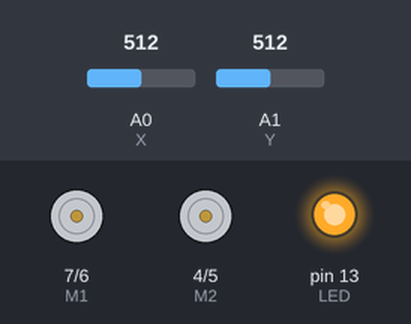
A sketch run on a simulated Arduino Uno, built with avr-gcc and run on an emulated ATmega328P. On the bench: direction and speed pins drawn as motors (green arrow = direction pin HIGH = forward, orange = LOW = backward, longer = more drive), output pins drawn as LEDs (lit = HIGH). The inputs (shaded band) are chosen by the test bench; at power-on: A0 (X) = 512, A1 (Y) = 512.

Above: at 1.2 s.
1.3 s: A0 (X) set to 575
2.8 s: A0 (X) set to 591
At 3.5 s:
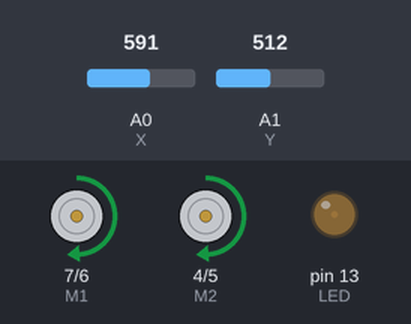
4.3 s: A0 (X) set to 511
At 5.1 s:
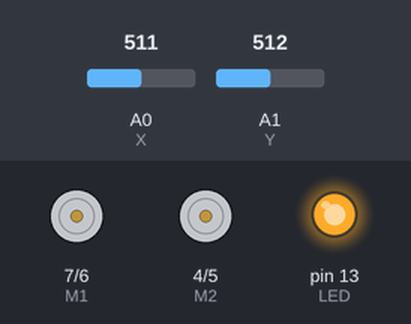
5.8 s: A0 (X) set to 421
7.3 s: A0 (X) set to 398
At 8.3 s:
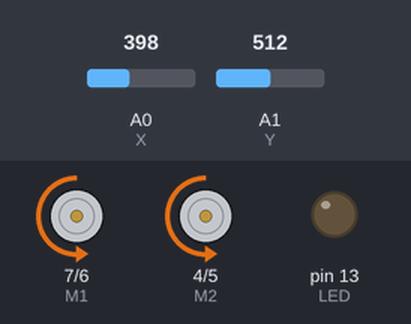
Timing chart, 0 to 9.8 s (numbered marks = the images above; inputs shaded):
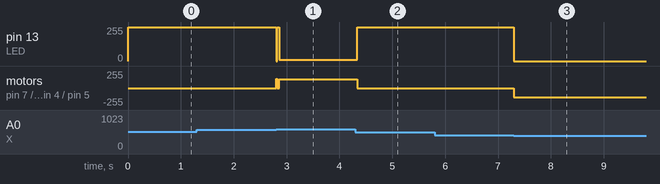

The sketch:

_2WD_Prototype2.ino
```cpp
//2WD Prototype
//By JORGE
//Arduino uno, DFrobot 2drives L298, 2 dc 6v 0.4A

int E2 = 5; //Pwm motor 2---5
int M2 = 4; //Motor 2 con sensor---4
int E1 = 6; //Pwm motor 1---6
int M1 = 7; //Motor 1 sin sensor---7
int X = A0; // Eje x joystick
int Y = A1; // Eje y joystick
int R = A5; // Entrada encoder
int val = 0;
int vel1 = 0;
int vel2 = 0;
int dir = 0;
int gir = 0;
int LED = 13;
void setup()
{
    pinMode(M1, OUTPUT); //Salida para motor 1
    pinMode(M2, OUTPUT); //Salida para motor 2
    pinMode(LED, OUTPUT);
    pinMode(X, INPUT);   //Entrada eje X joystick
    pinMode(Y, INPUT);   //Entrada eje Y joystick
    pinMode(R, INPUT);   //Entrada encoder
}
void loop()
{
  int val = analogRead(X);
  int gir = analogRead(Y);
  dir = map(val, 0, 1023, 170, 750);
  vel1 = map(val, 400, 750, 0, 255);
  vel2 = map(val, 430, 170, 0, 255);
  gir = map(gir, 0, 1023, -255, 255);
  if(dir > 500)
  {

    digitalWrite(M1, HIGH);
    digitalWrite(M2, HIGH);
    analogWrite(E1, vel1);
    analogWrite(E2, vel1);
    digitalWrite(LED, LOW);
    delay(10);
  }
   if(dir < 400)
  {
    digitalWrite(M1, LOW);
    digitalWrite(M2, LOW);
    analogWrite(E1, vel2);
    analogWrite(E2, vel2);
    digitalWrite(LED, LOW);
    delay(20);
  }
  /*if(gir > 400)
  {
    analogWrite(E1, gir);
  }
  if(gir < 400)
  {
    analogWrite(E2, gir);
  }*/
  else
  {
    analogWrite(E1, LOW);
    analogWrite(E2, LOW);
    digitalWrite(LED, HIGH);
  }

}
```

Measured:
- the behaviour switches between 583 and 584 on A0 (X) (found by bisection; images 0 and 1)
- the behaviour switches between 406 and 405 on A0 (X) (found by bisection; images 2 and 3)
- after the input at 1.3 s, every drawn part: stays the same
- after the input at 2.8 s, pin 13 (LED): 255/255 → 9/255 at once; motor on pin 7 (M1) / pin 6 (E1), motor on pin 4 (M2) / pin 5 (E2): stopped → forward 134/255 at once
- after the input at 4.3 s, pin 13 (LED): 9/255 → 255/255 at once; motor on pin 7 (M1) / pin 6 (E1), motor on pin 4 (M2) / pin 5 (E2): forward 134/255 → stopped at once
- after the input at 5.8 s, every drawn part: stays the same
- after the input at 7.3 s, pin 13 (LED): 255/255 → 0/255 at once; motor on pin 7 (M1) / pin 6 (E1), motor on pin 4 (M2) / pin 5 (E2): stopped → backward 139/255 at once
